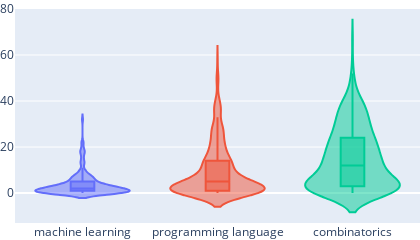

Write notebook code for a chart like this one.
### Code cell
import plotly.graph_objects as go

fig = go.Figure()
violin_data = [
    f1["interval"].values[0],
    f2["interval"].values[0],
    f3["interval"].values[0],
]
violin_labels = ["machine learning", "programming language", "combinatorics"]
for y, name in zip(violin_data, violin_labels):
    fig.add_trace(
        go.Violin(
            y=y,
            name=name,
            jitter=0.2,
            box_visible=True,
            pointpos=-0.5,
            points=False,
            showlegend=False,
        )
    )
fig.update_layout(width=420, height=240, margin=dict(l=0, r=0, b=0, t=0), violingap=0, violinmode="overlay")
fig.show()

### Figure 1 — Plotly figure (JSON) as saved in the notebook; plotly's stock layout.template omitted (floating-point values rounded to 4 significant figures; data arrays with more than 128 entries replaced by an {"elided": "..."} marker saying what was removed)
{"data": [{"box": {"visible": true}, "jitter": 0.2, "name": "machine learning", "pointpos": -0.5, "points": false, "showlegend": false, "type": "violin", "y": {"elided": "219 int values"}}, {"box": {"visible": true}, "jitter": 0.2, "name": "programming language", "pointpos": -0.5, "points": false, "showlegend": false, "type": "violin", "y": {"elided": "488 int values"}}, {"box": {"visible": true}, "jitter": 0.2, "name": "combinatorics", "pointpos": -0.5, "points": false, "showlegend": false, "type": "violin", "y": {"elided": "415 int values"}}], "layout": {"height": 240, "margin": {"b": 0, "l": 0, "r": 0, "t": 0}, "violingap": 0, "violinmode": "overlay", "width": 420}}
